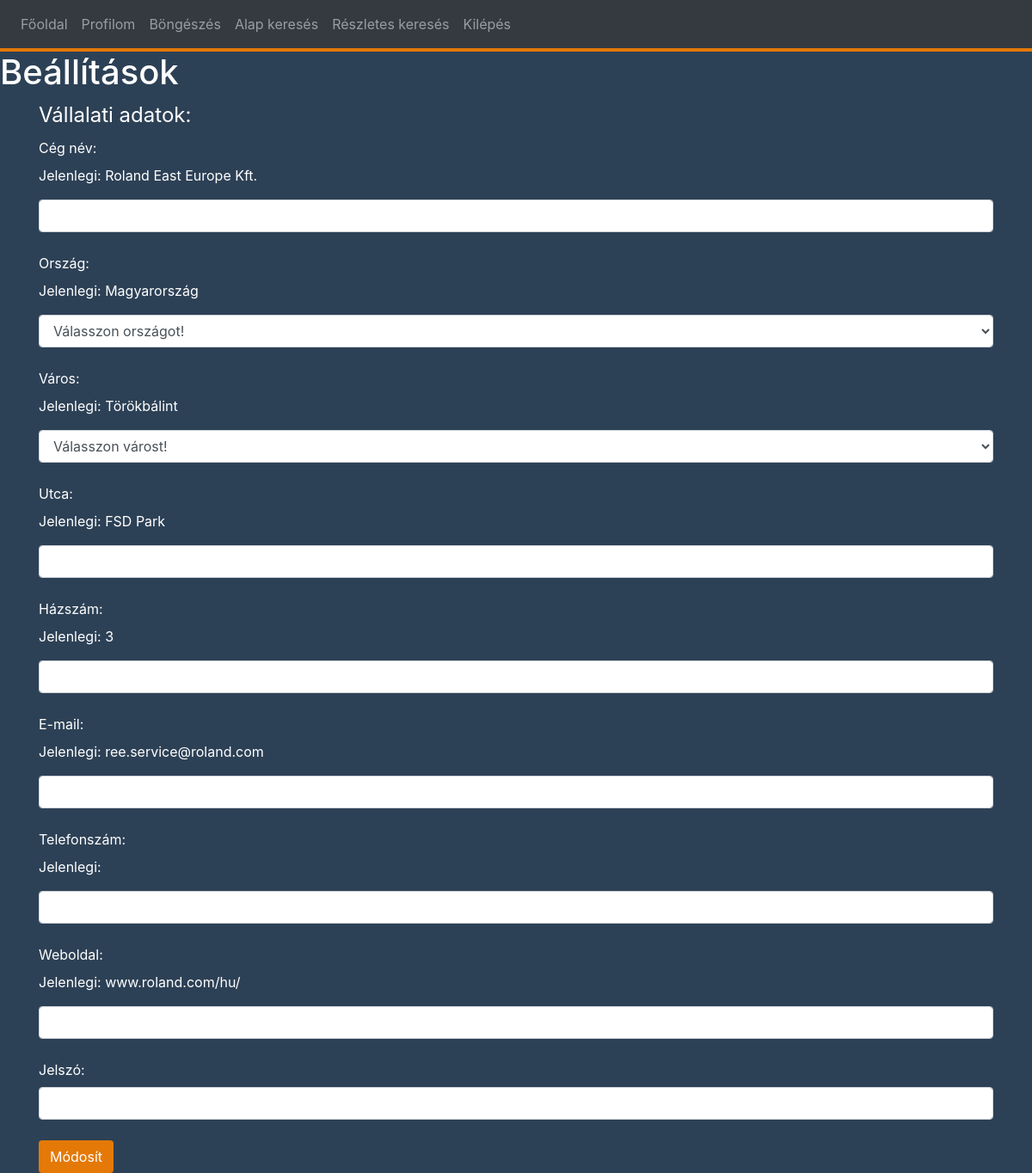
Page /index.php?page=settings (signed in) on the committed database.
### tables this page shows
CREATE TABLE `companies` (
  `compID` int(10) NOT NULL,
  `name` varchar(120) NOT NULL,
  `townID` int(10) NOT NULL,
  `street` varchar(120) NOT NULL,
  `houseNumber` int(10) NOT NULL,
  `email` varchar(120) NOT NULL,
  `phoneNumber` varchar(15) NOT NULL,
  `webpage` varchar(120) NOT NULL,
  `username` varchar(50) NOT NULL,
  `password` varchar(32) NOT NULL
);

CREATE TABLE `countries` (
  `countryID` varchar(3) NOT NULL,
  `name` varchar(120) NOT NULL
);

### controller/settings.php (called while the page is built, shortened)
<?php
    $driver = new Driver();
    $company = new Company();
    $country = new Country();
    $town = new Town();
    $currentCountry = "";
    $currentTown = "";
    if($_SESSION["type"]=="driver"){
        $driver->set_user($_SESSION["id"],$conn);
        $town->set_town($driver->get_townID(),$conn);
        $country->set_country($town->get_country(),$conn);
        $currentCountry = $country->get_name();
        $currentTown = $town->get_name();
    }else if($_SESSION["type"]=="company"){
        $company->set_user($_SESSION["id"],$conn);
        $town->set_town($company->get_townID(),$conn);
        $country->set_country($town->get_country(),$conn);
        $currentCountry = $country->get_name();
        $currentTown = $town->get_name();
    }
    include 'view/settings.php';
?>

### model/Company.php (called while the page is built, shortened)
<?php
class Company {
    private $name;
    private $street;
    private $houseNumber;
    private $email;
    private $webpage;
    public function set_user($id, $conn) {
        $sql = "SELECT compID, `name`, townID, street, houseNumber, email, phoneNumber, webpage, username, `password` FROM companies";
        $sql .= " WHERE compID = ".mysqli_real_escape_string($conn,$id)." ";
        $result = $conn->query($sql);
        if ($conn->query($sql)) {
            if ($result->num_rows > 0) {
                $row = $result->fetch_assoc();
                $this->name = $row['name'];
                $this->street = $row['street'];
                $this->houseNumber = $row['houseNumber'];
                $this->email = $row['email'];
                $this->webpage = $row['webpage'];
        }
        else {
            echo "Error: " . $sql . "<br>" . $conn->error;
        }
        }
    }
    public function get_name(){
        return $this->name;
    }
    public function get_street(){
        return $this->street;
    }
    public function get_houseNumber(){
        return $this->houseNumber;
    }
    public function get_email(){
        return $this->email;
    }
    public function get_webpage(){
        return $this->webpage;
    }
}
?>

### model/Country.php (called while the page is built, shortened)
<?php
class Country{
    private $name;
    public function set_country($id, $conn) {
        $sql = "SELECT countryID, name FROM countries";
        $sql .= " WHERE countryID LIKE '".mysqli_real_escape_string($conn,$id)."' ";
        $result = $conn->query($sql);
        if ($conn->query($sql)) {
            if ($result->num_rows > 0) {
                $row = $result->fetch_assoc();
                $this->name = $row['name'];
        }
        else {
            echo "Error: " . $sql . "<br>" . $conn->error;
        }
        }
    }
    public function get_name(){
        return $this->name;
    }
}
?>

### model/Town.php (called while the page is built, shortened)
<?php
class Town{
    private $name;
    public function set_town($id, $conn) {
        $sql = "SELECT townID, name, countryID FROM towns";
        $sql .= " WHERE townID LIKE '".mysqli_real_escape_string($conn,$id)."' ";
        $result = $conn->query($sql);
        if ($conn->query($sql)) {
            if ($result->num_rows > 0) {
                $row = $result->fetch_assoc();
                $this->name = $row['name'];
        }
        else {
            echo "Error: " . $sql . "<br>" . $conn->error;
        }
        }
    }
    public function get_name(){
        return $this->name;
    }
}
?>

### view/settings.php (the view, shortened to what this page needs)
<h1>Beállítások</h1>
<?php
    if($_SESSION["type"]=="driver"){
?>
<div class="container">
<form action="index.php?page=settings" method="post">
    <fieldset>
        <legend>Sofőr adatok:</legend>
        <label for="ln" >Vezetéknév: </label>
        <p>Jelenlegi: <?php echo $driver->get_lastname(); ?></p>
        <input class="form-control" type="text" id="ln" name="lastname">
        <br>
        <label for="fn" >Keresztnév:</label>
        <p>Jelenlegi: <?php echo $driver->get_firstname(); ?></p>
        <input  class="form-control" type="text" id="fn" name="firstname">
        <br>
        <label for="country">Ország:</label>
        <p>Jelenlegi: <?php echo $currentCountry; ?></p>
        <select class="form-control" name="country" id="country">
            <option value="">Válasszon országot!</option>
			<?php
                if ($countryIDs) {
					foreach($countryIDs as $row) {
						$country->set_country($row, $conn);
						if($country->get_name()) echo '<option value="'.$row.'">'.$country->get_name().'</option>';
					}
				}
			?>
		</select>
        <br>
        <label for="town" >Város:</label>
        <p>Jelenlegi: <?php echo $currentTown; ?></p>
        <select class="form-control" name="town" id="town">
            <option value="">Válasszon várost!</option>
        </select>
        <br>
        <label for="str" >Utca: </label>
        <p>Jelenlegi: <?php echo $driver->get_street(); ?></p>
        <input class="form-control" type="text" id="str" name="street">
        <br>
        <label for="hn" >Házszám: </label>
        <p>Jelenlegi: <?php echo $driver->get_houseNumber(); ?></p>
        <input class="form-control" type="text" id="hn" name="houseNumber">
        <br>
        <label for="em" >E-mail: </label>
        <p>Jelenlegi: <?php echo $driver->get_email(); ?></p>
        <input class="form-control" type="email" id="em" name="email">
        <br>
        <label for="pn" >Telefonszám: </label>
        <p>Jelenlegi: <?php echo $driver->get_phone(); ?></p>
        <input class="form-control" type="text" id="pn" name="phoneNumber">
        <br>
        <label for="password">Jelszó:</label>
        <input class="form-control" type="password" name="password" id="password">
        <br>
        <input class="btn btn-hcbutton" type="submit" value="Módosít">
    </fieldset>
</form>
</div>
<?php
    }else if($_SESSION["type"]=="company"){
?>
<div class="container">
<form action="index.php?page=settings method="post">
    <fieldset>
        <legend>Vállalati adatok:</legend>
        <label for="cn" >Cég név: </label>
        <p>Jelenlegi: <?php echo $company->get_name(); ?></p>
        <input class="form-control" type="text" id="cn" name="companyname">
        <br>
        <label for="country">Ország:</label>
        <p>Jelenlegi: <?php echo $currentCountry; ?></p>
        <select class="form-control" name="country" id="country">
            <option value="">Válasszon országot!</option>
		</select>
        <br>
        <label for="town" >Város:</label>
        <p>Jelenlegi: <?php echo $currentTown; ?></p>
        <select class="form-control" name="town" id="town">
            <option value="">Válasszon várost!</option>
        </select>
        <br>
        <label for="str" >Utca: </label>
        <p>Jelenlegi: <?php echo $company->get_street(); ?></p>
        <input class="form-control" type="text" id="str" name="street">
        <br>
        <label for="hn" >Házszám: </label>
        <p>Jelenlegi: <?php echo $company->get_houseNumber(); ?></p>
        <input class="form-control" type="text" id="hn" name="houseNumber">
        <br>
        <label for="em" >E-mail: </label>
        <p>Jelenlegi: <?php echo $company->get_email(); ?></p>
        <input class="form-control" type="email" id="em" name="email">
        <br>
        <label for="pn" >Telefonszám: </label>
        <p>Jelenlegi: <?php echo $company->get_phone(); ?></p>
        <input class="form-control" type="text" id="pn" name="phoneNumber">
        <br>
        <label for="www" >Weboldal: </label>
        <p>Jelenlegi: <?php echo $company->get_webpage(); ?></p>
        <input class="form-control" type="text" id="www" name="webpage">
        <br>
        <label for="password">Jelszó:</label>
        <input class="form-control" type="password" name="password" id="password">
        <br>
        <input class="btn btn-hcbutton" type="submit" value="Módosít">
    </fieldset>
</form>
</div>
<?php
    }
?>

### includes/htmlheader.inc.php (shortened to what this page needs)
<!doctype html>
<html lang="hu">
<head>
    <link rel="stylesheet" type="text/css" href="css/style.css">
    <link rel="stylesheet" href="https://maxcdn.bootstrapcdn.com/bootstrap/4.0.0/css/bootstrap.min.css">
</head>

### index.php (shortened to what this page needs)
<?php
require 'includes/db.inc.php';
require 'model/Company.php';
require 'model/Country.php';
require 'model/Town.php';
$page = 'index';
if(isset($_REQUEST['page'])) {
        if(file_exists('controller/'.$_REQUEST['page'].'.php')) {
                $page = $_REQUEST['page'];
        }
}
$menupontok = array(    'index' => "Főoldal",
                        'register' => "Regisztrálás",
                        'myProfile' => "Profilom",
                        'browser' => "Böngészés",
                        'search' => "Alap keresés",
                        'advancedSearch' => "Részletes keresés",
                        'login' => "Belépés"
                );
include 'includes/htmlheader.inc.php';
?>
<body class="bbody">
<?php
include 'includes/menu.inc.php';
if(file_exists('controller/'.$_REQUEST['page'].'.php')){
        include 'controller/'.$page.'.php';
}else{
        header('Location: index.php?page=404');
        exit();
}
?>
</body>
</html>

### includes/menu.inc.php (shortened to what this page needs)
<nav class="navbar navbar-expand-lg navbar-dark bg-dark">
  <div class="collapse navbar-collapse" id="navbarNav">
    <ul class="navbar-nav">
      <?php
        foreach($menupontok as $key => $value) {
            $active = '';
            if(!empty($_SESSION["id"]) and $key=="login"){
                echo '<li class="nav-item">
                <a class="nav-link" href="index.php?page=loginPanel&amp;action=logout">Kilépés</a>
                </li>';
                continue;
            }
            if(!empty($_SESSION["id"]) and $key=="register"){
              continue;
            }
            ?>
            <li class="nav-item<?php echo $active; ?>">
                <a class="nav-link" href="index.php?page=<?php echo $key; ?>"><?php echo $value; ?></a>
            </li>
            <?php
        }
      ?>
    </ul>
  </div>
</nav>

### css/style.css (style rules this page uses)
nav { border-bottom: 4px solid #e47908; }
.bbody { background-color: #2d4156; color: white; }
.btn-hcbutton { background-color: #e47908; color: white; }

### rows in the picture
companies: name "Roland East Europe Kft.", street "FSD Park", houseNumber "3", email "ree.service@roland.com", webpage "www.roland.com/hu/"
countries: name "Magyarország"

### other values in the picture
$value "Főoldal"
$value "Profilom"
$value "Böngészés"
$value "Alap keresés"
$value "Részletes keresés"
$currentTown "Törökbálint"
